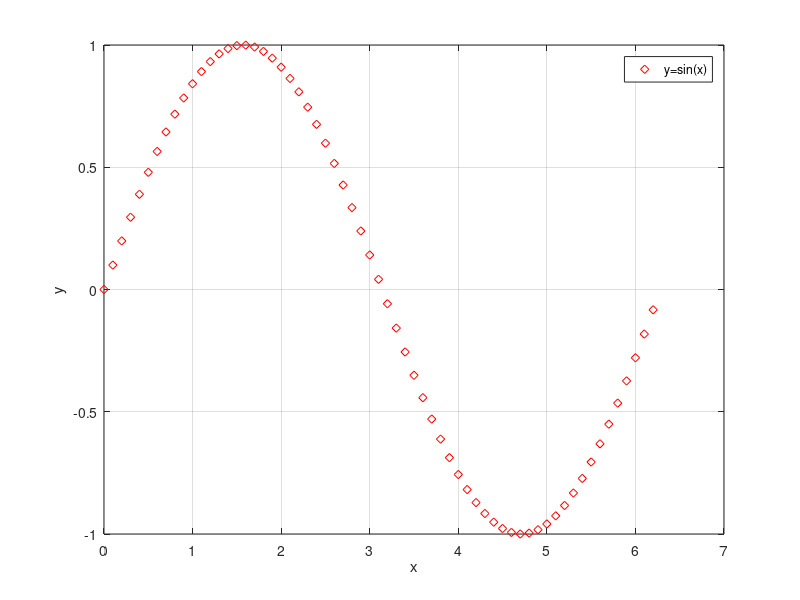

This chart was generated by the following MATLAB code:
clc
close all
clear all

x = 0 : 0.1 : 2*pi;
y = sin(x);

plot(x, y, 'rd')
xlabel('x')
ylabel('y')
legend('y=sin(x)')
grid on